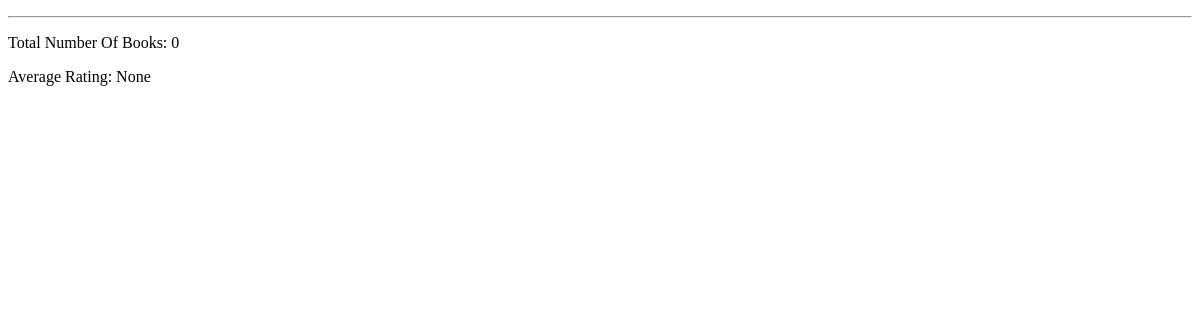
The app's page /, older data.
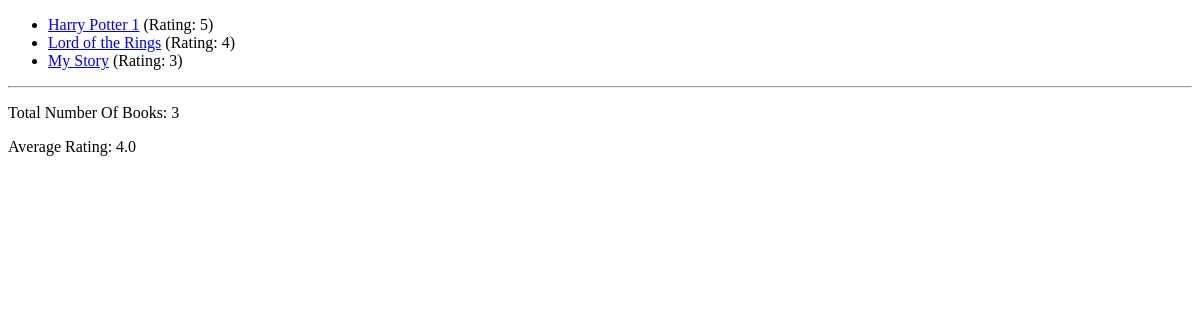
The same page, newer data.
### book_outlet/models.py (models this page shows, shortened)
class Book(models.Model):
  title = models.CharField(max_length=50)
  rating = models.IntegerField(validators=[MinValueValidator(1), MaxValueValidator(5)])
  author = models.ForeignKey(Author, on_delete=models.CASCADE, null=True, related_name="books")
  is_bestselling = models.BooleanField(default=False)
  slug = models.SlugField(default="", blank=True, null=False, db_index=True)
  published_countries = models.ManyToManyField(Country, null=False)
  def get_absolute_url(self):
        return reverse("book-detail", args=[self.slug])

### book_outlet/views.py (the view)
# urls.py: path("", views.index),
def index(request):
  books = Book.objects.all().order_by("-rating")
  num_books = books.count()
  avg_rating = books.aggregate(Avg("rating")) # rating__avg, rating__min
  return render(request, "book_outlet/index.html", {
    "books": books,
    "total_number_of_books": num_books,
    "average_rating": avg_rating
  })

### book_outlet/templates/book_outlet/index.html (shortened to what this page needs)
{% extends "book_outlet/base.html" %}
{% block content %}
  <ul>
    {% for book in books %}
      <li><a href="{{ book.get_absolute_url }}">{{ book.title }}</a> (Rating: {{ book.rating }})</li>
    {% endfor %}
  </ul>
  <hr>
  <p>Total Number Of Books: {{ total_number_of_books }}</p>
  <p>Average Rating: {{ average_rating.rating__avg }}</p>
{% endblock %}

### book_outlet/templates/book_outlet/base.html (shortened to what this page needs)
<!DOCTYPE html>
<html lang="en">
<head>
</head>
<body>
  {% block content %}
  {% endblock %}
</body>
</html>

Row changes from the older to the newer data that the page shows:
added Book: title "Harry Potter 1", rating "5"
added Book: title "Lord of the Rings", rating "4"
added Book: title "My Story", rating "3"
Text that changed along with them:
{{ total_number_of_books }}: "0" → "3"
{{ average_rating.rating__avg }}: "None" → "4.0"
